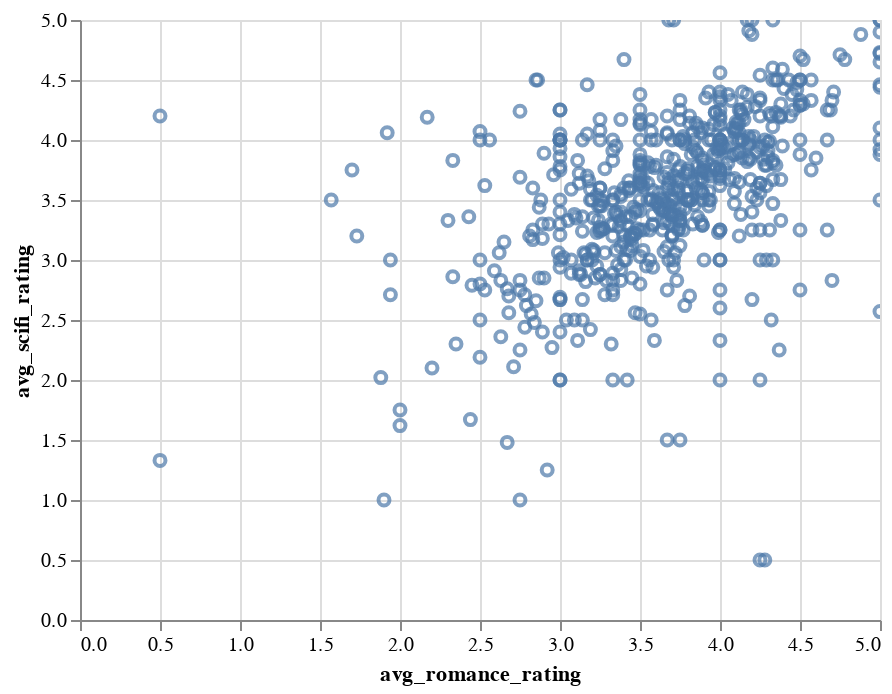

Write notebook code for a chart like this one.
### Code cell
# prompt: Using dataframe genre_ratings:

import pandas as pd
import altair as alt

# Create a scatter plot with avg_romance_rating on the x-axis and avg_scifi_rating on the y-axis
chart = alt.Chart(genre_ratings).mark_point().encode(
    x='avg_romance_rating',
    y='avg_scifi_rating'
).interactive()

# Display the chart
chart

### Figure 1 — Vega-Lite specification as saved in the notebook (floating-point values rounded to 4 significant figures; data arrays with more than 128 entries replaced by an {"elided": "..."} marker saying what was removed)
{"config": {"view": {"continuousWidth": 400, "continuousHeight": 300}}, "data": {"name": "data-fcd1806787a0c2da79802aa3600ca2c2"}, "mark": "point", "encoding": {"x": {"field": "avg_romance_rating", "type": "quantitative"}, "y": {"field": "avg_scifi_rating", "type": "quantitative"}}, "selection": {"selector002": {"type": "interval", "bind": "scales", "encodings": ["x", "y"]}}, "$schema": "https://vega.github.io/schema/vega-lite/v4.17.0.json", "datasets": {"data-fcd1806787a0c2da79802aa3600ca2c2": {"elided": "610 records"}}}
